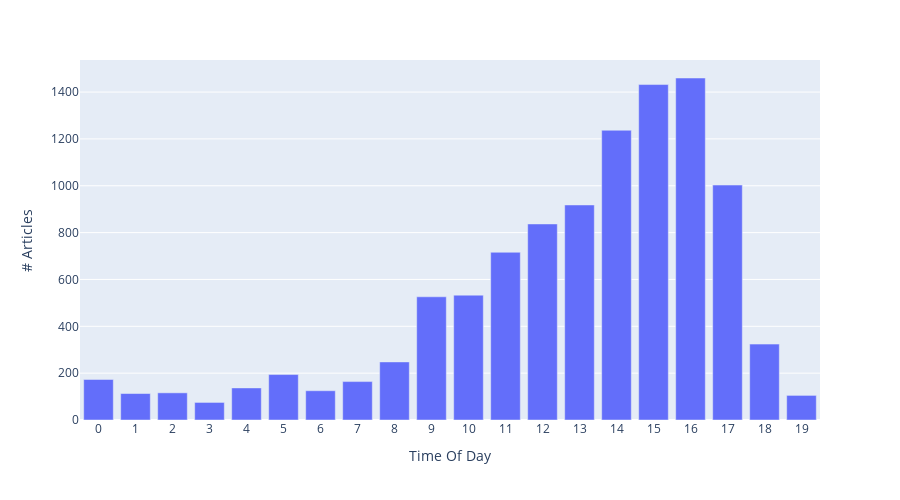

The notebook cell saved with this chart:
### Code cell
time_of_day=df.groupby("Hour")["source_id"].count().index
y=df.groupby("Hour").source_id.count().to_list()

fig = px.bar(x=time_of_day, y=y, height=500, width=900)
fig.update_xaxes(title_text='Time Of Day')
fig.update_yaxes(title_text='# Articles')
fig.update_xaxes(type='category')
fig.show()

### Figure 1 — Plotly figure (JSON) as saved in the notebook; plotly's stock layout.template omitted (floating-point values rounded to 4 significant figures)
{"data": [{"alignmentgroup": "True", "hovertemplate": "x=%{x}<br>y=%{y}<extra></extra>", "legendgroup": "", "marker": {"color": "#636efa"}, "name": "", "offsetgroup": "", "orientation": "v", "showlegend": false, "textposition": "auto", "type": "bar", "x": [0, 1, 2, 3, 4, 5, 6, 7, 8, 9, 10, 11, 12, 13, 14, 15, 16, 17, 18, 19], "xaxis": "x", "y": [173, 113, 116, 75, 137, 194, 125, 164, 248, 526, 533, 716, 837, 918, 1237, 1432, 1460, 1003, 324, 105], "yaxis": "y"}], "layout": {"barmode": "relative", "height": 500, "legend": {"tracegroupgap": 0}, "margin": {"t": 60}, "width": 900, "xaxis": {"anchor": "y", "domain": [0, 1], "title": {"text": "Time Of Day"}, "type": "category"}, "yaxis": {"anchor": "x", "domain": [0, 1], "title": {"text": "# Articles"}}}}
